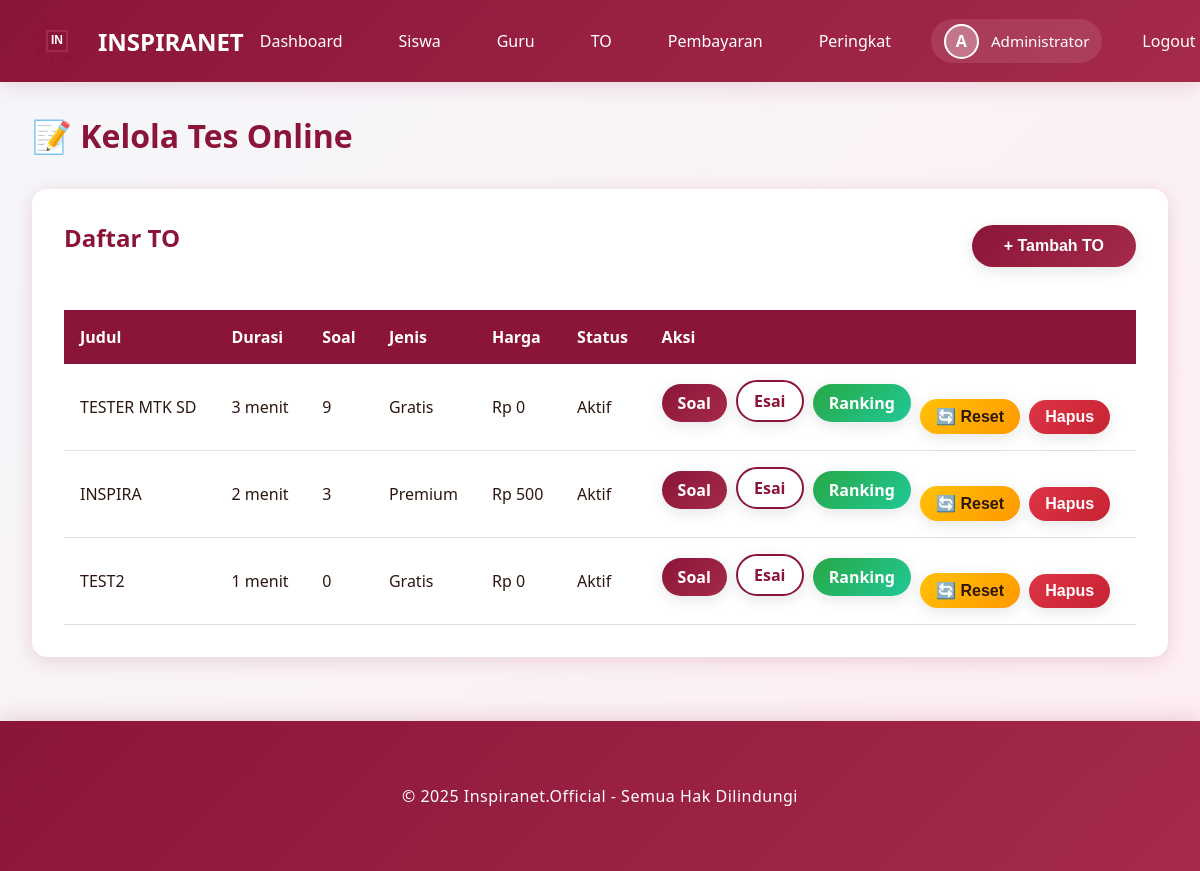
/admin/exams (signed in), run on the app's committed database.
### models.py (models this page shows, shortened)
class User(UserMixin, db.Model):
    __tablename__ = 'users'
    id = db.Column(db.Integer, primary_key=True)
    email = db.Column(db.String(120), unique=True, nullable=False)
    password_hash = db.Column(db.String(255), nullable=False)
    full_name = db.Column(db.String(100), nullable=False)
    role = db.Column(db.String(20), nullable=False, default='student')
    inspira_branch = db.Column(db.String(50), nullable=True)
    class_level = db.Column(db.String(20), nullable=True)
    school_name = db.Column(db.String(150), nullable=True)
    phone_number = db.Column(db.String(20), nullable=True)
    profile_photo = db.Column(db.String(255), nullable=True)
    created_at = db.Column(db.DateTime, default=datetime.utcnow)
    exam_attempts = db.relationship('ExamAttempt', backref='user', lazy=True, cascade='all, delete-orphan')
    payments = db.relationship('Payment', backref='user', lazy=True, cascade='all, delete-orphan')
    leaderboard_entries = db.relationship('Leaderboard', backref='user', lazy=True, cascade='all, delete-orphan')

class Exam(db.Model):
    __tablename__ = 'exams'
    id = db.Column(db.Integer, primary_key=True)
    title = db.Column(db.String(200), nullable=False)
    description = db.Column(db.Text, nullable=True)
    duration_minutes = db.Column(db.Integer, nullable=False, default=120)
    total_questions = db.Column(db.Integer, nullable=False, default=0)
    is_premium = db.Column(db.Boolean, default=False)
    price = db.Column(db.Integer, default=0)
    is_active = db.Column(db.Boolean, default=True)
    start_time = db.Column(db.DateTime, nullable=True)
    end_time = db.Column(db.DateTime, nullable=True)
    created_by = db.Column(db.Integer, db.ForeignKey('users.id'), nullable=False)
    created_at = db.Column(db.DateTime, default=datetime.utcnow)
    questions = db.relationship('Question', backref='exam', lazy=True, cascade='all, delete-orphan')
    attempts = db.relationship('ExamAttempt', backref='exam', lazy=True, cascade='all, delete-orphan')
    payments = db.relationship('Payment', backref='exam', lazy=True, cascade='all, delete-orphan')
    leaderboard_entries = db.relationship('Leaderboard', backref='exam', lazy=True, cascade='all, delete-orphan')

### app.py (the view)
@app.route('/admin/exams')
@login_required
def admin_exams():
    if current_user.role != 'admin':
        flash('Akses ditolak!', 'danger')
        return redirect(url_for('index'))
    exams = Exam.query.all()
    return render_template('admin_exams.html', exams=exams)

### app.py (called while the page is built)
@login_manager.user_loader
def load_user(user_id):
    return User.query.get(int(user_id))

@app.before_request
def ensure_db():
    if not hasattr(app, '_db_initialized'):
        app._db_initialized = True
        init_database()

### templates/admin_exams.html (shortened to what this page needs)
{% extends "base.html" %}
{% block content %}
<h1 style="color: var(--primary-color); margin-bottom: 2rem;">📝 Kelola Tes Online</h1>
<div class="card">
    <div style="display: flex; justify-content: space-between; align-items: center; margin-bottom: 1.5rem;">
        <h2>Daftar TO</h2>
        <button onclick="showModal('addExamModal')" class="btn btn-primary">+ Tambah TO</button>
    </div>
    <div class="table-responsive">
        <table class="table">
            <thead>
                <tr>
                    <th>Judul</th>
                    <th>Durasi</th>
                    <th>Soal</th>
                    <th>Jenis</th>
                    <th>Harga</th>
                    <th>Status</th>
                    <th>Aksi</th>
                </tr>
            </thead>
            <tbody>
                {% for exam in exams %}
                <tr>
                    <td>{{ exam.title }}</td>
                    <td>{{ exam.duration_minutes }} menit</td>
                    <td>{{ exam.total_questions }}</td>
                    <td>{{ 'Premium' if exam.is_premium else 'Gratis' }}</td>
                    <td>Rp {{ exam.price if exam.is_premium else 0 }}</td>
                    <td>{{ 'Aktif' if exam.is_active else 'Nonaktif' }}</td>
                    <td>
                        <a href="{{ url_for('admin_questions', id=exam.id) }}" class="btn btn-primary" style="padding: 0.5rem 1rem; text-decoration: none; margin-right: 5px;">Soal</a>
                        <a href="{{ url_for('admin_view_essay_answers', exam_id=exam.id) }}" class="btn btn-secondary" style="padding: 0.5rem 1rem; text-decoration: none; margin-right: 5px;">Esai</a>
                        <a href="{{ url_for('leaderboard', exam_id=exam.id) }}" class="btn btn-success" style="padding: 0.5rem 1rem; text-decoration: none; margin-right: 5px;">Ranking</a>
                        <form method="POST" action="{{ url_for('admin_reset_exam_attempts', exam_id=exam.id) }}" style="display: inline;" onsubmit="return confirm('⚠️ PERINGATAN! Anda akan menghapus SEMUA attempt dan hasil siswa untuk TO ini. Siswa akan bisa mengerjakan TO ini lagi dari awal. Yakin?');">
                            <button type="submit" class="btn btn-warning" style="padding: 0.5rem 1rem; margin-right: 5px;">🔄 Reset</button>
                        </form>
                        <form method="POST" action="{{ url_for('admin_delete_exam', id=exam.id) }}" style="display: inline;" data-confirm-delete>
                            <button type="submit" class="btn btn-danger" style="padding: 0.5rem 1rem;">Hapus</button>
                        </form>
                    </td>
                </tr>
                {% endfor %}
            </tbody>
        </table>
    </div>
</div>
{% endblock %}

### templates/base.html (shortened to what this page needs)
<!DOCTYPE html>
<html lang="id">
<head>
    <link rel="stylesheet" href="{{ url_for('static', filename='css/style.css') }}">
</head>
<body>
    <nav class="navbar">
        <div class="container">
            <a href="{{ url_for('index') }}" class="navbar-brand">
                <div id="logo-animation" class="logo-container"></div>
                <span>INSPIRANET</span>
            </a>
            <ul class="navbar-nav" id="navbarMenu">
                {% if current_user.is_authenticated %}
                    {% if current_user.role == 'admin' %}
                        <li><a href="{{ url_for('admin_dashboard') }}" onclick="closeMobileMenu()">Dashboard</a></li>
                        <li><a href="{{ url_for('admin_students') }}" onclick="closeMobileMenu()">Siswa</a></li>
                        <li><a href="{{ url_for('admin_teachers') }}" onclick="closeMobileMenu()">Guru</a></li>
                        <li><a href="{{ url_for('admin_exams') }}" onclick="closeMobileMenu()">TO</a></li>
                        <li><a href="{{ url_for('admin_payments') }}" onclick="closeMobileMenu()">Pembayaran</a></li>
                    {% else %}
                        <li><a href="{{ url_for('student_dashboard') }}" onclick="closeMobileMenu()">Dashboard</a></li>
                        <li><a href="{{ url_for('student_exams') }}" onclick="closeMobileMenu()">Daftar TO</a></li>
                    {% endif %}
                    <li><a href="{{ url_for('all_leaderboards') }}" onclick="closeMobileMenu()">Peringkat</a></li>
                    <li class="user-profile">
                        <div class="profile-info">
                            {% if current_user.profile_photo %}
                            <img src="{{ url_for('uploaded_file', filename='profiles/' + current_user.profile_photo) }}" alt="{{ current_user.full_name }}" class="profile-photo-nav">
                            {% else %}
                            <div class="profile-photo-placeholder">{{ current_user.full_name[0].upper() }}</div>
                            {% endif %}
                            <span class="profile-name">{{ current_user.full_name }}</span>
                        </div>
                    </li>
                    <li><a href="{{ url_for('logout') }}" onclick="closeMobileMenu()">Logout</a></li>
                {% else %}
                    <li><a href="{{ url_for('login') }}" onclick="closeMobileMenu()">Login</a></li>
                    <li><a href="{{ url_for('register') }}" onclick="closeMobileMenu()">Daftar</a></li>
                {% endif %}
            </ul>
        </div>
    </nav>
    <div class="container">
        {% block content %}{% endblock %}
    </div>
    <footer class="footer">
        <div class="container">
            <p>&copy; 2025 Inspiranet.Official - Semua Hak Dilindungi</p>
        </div>
    </footer>
</body>
</html>

### static/css/style.css (style rules this page uses)
:root { --primary-color: #8B1538; --secondary-color: #A52A4A; --accent-color: #C94060; --dark-color: #4A0E1F; --light-color: #FFE5EC; --text-dark: #2C1810; --text-light: #FFFFFF; --shadow: 0 4px 20px rgba(139, 21, 56, 0.15); --shadow-hover: 0 8px 35px rgba(139, 21, 56, 0.25); --shadow-active: 0 12px 45px rgba(139, 21, 56, 0.35); }
* { margin: 0; padding: 0; box-sizing: border-box; }
body { font-family: 'Segoe UI', Tahoma, Geneva, Verdana, sans-serif; background: linear-gradient(135deg, #f5f7fa 0%, #ffeef3 100%); color: var(--text-dark); min-height: 100vh; }
.navbar { background: linear-gradient(135deg, var(--primary-color) 0%, var(--secondary-color) 100%); padding: 1rem 0; box-shadow: var(--shadow); position: sticky; top: 0; z-index: 1000; }
.navbar .container { max-width: 1200px; margin: 0 auto; padding: 0 2rem; display: flex; justify-content: space-between; align-items: center; }
.navbar-brand { display: flex; align-items: center; gap: 1rem; color: var(--text-light); text-decoration: none; font-size: 1.5rem; font-weight: bold; }
.logo-container { position: relative; width: 50px; height: 50px; }
.navbar-nav { display: flex; gap: 1.5rem; list-style: none; align-items: center; }
.navbar-nav a { color: var(--text-light); text-decoration: none; padding: 0.5rem 1rem; border-radius: 5px; transition: all 0.3s ease; }
.user-profile { display: flex; align-items: center; }
.profile-info { display: flex; align-items: center; gap: 0.75rem; padding: 0.3rem 0.8rem; background: rgba(255, 255, 255, 0.1); border-radius: 25px; }
.profile-photo-placeholder { width: 35px; height: 35px; border-radius: 50%; background: rgba(255, 255, 255, 0.3); display: flex; align-items: center; justify-content: center; font-weight: bold; color: white; border: 2px solid white; }
.profile-name { color: white; font-weight: 500; font-size: 0.95rem; }
.container { max-width: 1200px; margin: 2rem auto; padding: 0 2rem; }
.btn { display: inline-block; padding: 0.75rem 2rem; border: none; border-radius: 25px; font-size: 1rem; font-weight: 600; text-decoration: none; cursor: pointer; transition: all 0.4s cubic-bezier(0.68, -0.55, 0.265, 1.55); box-shadow: 0 4px 15px rgba(0, 0, 0, 0.1); position: relative; overflow: hidden; }
.btn::before { content: ''; position: absolute; top: 50%; left: 50%; width: 0; height: 0; border-radius: 50%; background: rgba(255, 255, 255, 0.2); transform: translate(-50%, -50%); transition: width 0.6s, height 0.6s; }
.btn-primary { background: linear-gradient(135deg, var(--primary-color) 0%, var(--secondary-color) 100%); color: var(--text-light); }
.btn-secondary { background: white; color: var(--primary-color); border: 2px solid var(--primary-color); }
.btn-danger { background: linear-gradient(135deg, #dc3545 0%, #c82333 100%); color: white; }
.btn-success { background: linear-gradient(135deg, #28a745 0%, #20c997 100%); color: white; }
.btn-warning { background: linear-gradient(135deg, #ffc107 0%, #ff9800 100%); color: #2C1810; }
.card { background: white; border-radius: 15px; padding: 2rem; box-shadow: var(--shadow); margin-bottom: 2rem; animation: fadeInUp 0.8s cubic-bezier(0.68, -0.55, 0.265, 1.55); transition: all 0.4s ease; }
.card h2 { color: var(--primary-color); margin-bottom: 1rem; }
.table { width: 100%; border-collapse: collapse; margin-top: 1rem; }
.table th { background: var(--primary-color); color: white; padding: 1rem; text-align: left; }
.table td { padding: 1rem; border-bottom: 1px solid #e0e0e0; }
.table tr { transition: all 0.3s ease; }
.table-responsive { overflow-x: auto; -webkit-overflow-scrolling: touch; }
.table-responsive table { min-width: 600px; }
.footer { background: linear-gradient(135deg, var(--primary-color) 0%, var(--secondary-color) 100%); color: var(--text-light); text-align: center; padding: 2rem 0; margin-top: 4rem; box-shadow: 0 -4px 20px rgba(139, 21, 56, 0.15); }
.footer p { margin: 0; font-size: 1rem; font-weight: 500; letter-spacing: 0.5px; }

### data on the page
User: full_name "A", full_name "Administrator"
Exam: title "TESTER MTK SD", duration_minutes "3", total_questions "9", is_premium "Gratis", is_premium "0", is_active "Aktif"
Exam: title "INSPIRA", duration_minutes "2", total_questions "3", is_premium "Premium", is_premium+price "500", is_active "Aktif"
Exam: title "TEST2", duration_minutes "1", total_questions "0", is_premium "Gratis", is_premium "0", is_active "Aktif"
